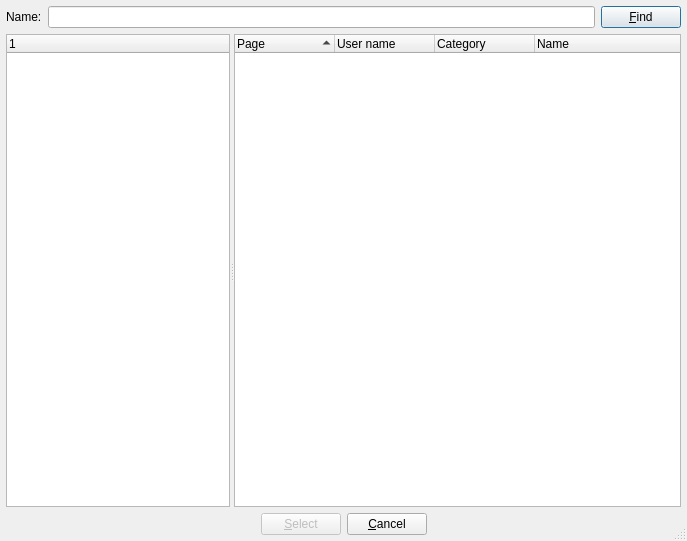
<?xml version="1.0" encoding="UTF-8"?>
<ui version="4.0">
 <class>LinkOpDlg</class>
 <widget class="QDialog" name="LinkOpDlg">
  <property name="geometry">
   <rect>
    <x>0</x>
    <y>0</y>
    <width>687</width>
    <height>541</height>
   </rect>
  </property>
  <property name="windowTitle">
   <string>Link operator</string>
  </property>
  <property name="sizeGripEnabled">
   <bool>true</bool>
  </property>
  <layout class="QHBoxLayout">
   <property name="margin">
    <number>6</number>
   </property>
   <item>
    <layout class="QVBoxLayout">
     <item>
      <layout class="QHBoxLayout">
       <property name="spacing">
        <number>6</number>
       </property>
       <property name="margin">
        <number>0</number>
       </property>
       <item>
        <widget class="QLabel" name="label">
         <property name="text">
          <string>Name:</string>
         </property>
         <property name="buddy">
          <cstring>m_nameEdit</cstring>
         </property>
        </widget>
       </item>
       <item>
        <widget class="QLineEdit" name="m_nameEdit">
         <property name="minimumSize">
          <size>
           <width>0</width>
           <height>22</height>
          </size>
         </property>
        </widget>
       </item>
       <item>
        <widget class="QPushButton" name="m_findBtn">
         <property name="text">
          <string>&amp;Find</string>
         </property>
         <property name="default">
          <bool>true</bool>
         </property>
         <property name="flat">
          <bool>false</bool>
         </property>
        </widget>
       </item>
      </layout>
     </item>
     <item>
      <widget class="QSplitter" name="splitter">
       <property name="sizePolicy">
        <sizepolicy hsizetype="Expanding" vsizetype="Expanding">
         <horstretch>0</horstretch>
         <verstretch>0</verstretch>
        </sizepolicy>
       </property>
       <property name="orientation">
        <enum>Qt::Horizontal</enum>
       </property>
       <widget class="QTreeWidget" name="m_pageTree">
        <property name="sizePolicy">
         <sizepolicy hsizetype="Expanding" vsizetype="Expanding">
          <horstretch>1</horstretch>
          <verstretch>0</verstretch>
         </sizepolicy>
        </property>
        <column>
         <property name="text">
          <string>1</string>
         </property>
        </column>
       </widget>
       <widget class="QTreeWidget" name="m_opTree">
        <property name="sizePolicy">
         <sizepolicy hsizetype="Expanding" vsizetype="Expanding">
          <horstretch>2</horstretch>
          <verstretch>0</verstretch>
         </sizepolicy>
        </property>
        <property name="rootIsDecorated">
         <bool>false</bool>
        </property>
        <property name="sortingEnabled">
         <bool>true</bool>
        </property>
        <property name="columnCount">
         <number>4</number>
        </property>
        <attribute name="headerDefaultSectionSize">
         <number>100</number>
        </attribute>
        <column>
         <property name="text">
          <string>Page</string>
         </property>
        </column>
        <column>
         <property name="text">
          <string>User name</string>
         </property>
        </column>
        <column>
         <property name="text">
          <string notr="true">Category</string>
         </property>
        </column>
        <column>
         <property name="text">
          <string notr="true">Name</string>
         </property>
        </column>
       </widget>
      </widget>
     </item>
     <item>
      <layout class="QHBoxLayout">
       <item>
        <spacer>
         <property name="orientation">
          <enum>Qt::Horizontal</enum>
         </property>
         <property name="sizeHint" stdset="0">
          <size>
           <width>40</width>
           <height>20</height>
          </size>
         </property>
        </spacer>
       </item>
       <item>
        <widget class="QPushButton" name="m_selectBtn">
         <property name="enabled">
          <bool>false</bool>
         </property>
         <property name="maximumSize">
          <size>
           <width>16777215</width>
           <height>16777215</height>
          </size>
         </property>
         <property name="text">
          <string>&amp;Select</string>
         </property>
         <property name="autoDefault">
          <bool>true</bool>
         </property>
         <property name="default">
          <bool>false</bool>
         </property>
        </widget>
       </item>
       <item>
        <widget class="QPushButton" name="m_cancelBtn">
         <property name="maximumSize">
          <size>
           <width>16777215</width>
           <height>16777215</height>
          </size>
         </property>
         <property name="text">
          <string>&amp;Cancel</string>
         </property>
        </widget>
       </item>
       <item>
        <spacer>
         <property name="orientation">
          <enum>Qt::Horizontal</enum>
         </property>
         <property name="sizeHint" stdset="0">
          <size>
           <width>40</width>
           <height>20</height>
          </size>
         </property>
        </spacer>
       </item>
      </layout>
     </item>
    </layout>
   </item>
  </layout>
 </widget>
 <tabstops>
  <tabstop>m_nameEdit</tabstop>
  <tabstop>m_findBtn</tabstop>
  <tabstop>m_pageTree</tabstop>
  <tabstop>m_opTree</tabstop>
  <tabstop>m_selectBtn</tabstop>
  <tabstop>m_cancelBtn</tabstop>
 </tabstops>
 <resources/>
 <connections/>
</ui>
